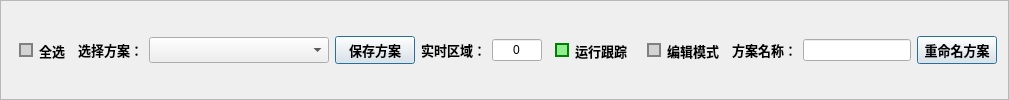
           <widget class="QFrame" name="frame_13">
            <property name="frameShape">
             <enum>QFrame::Shape::StyledPanel</enum>
            </property>
            <property name="frameShadow">
             <enum>QFrame::Shadow::Raised</enum>
            </property>
            <layout class="QGridLayout" name="gridLayout_13">
             <item row="0" column="8">
              <widget class="QLabel" name="label_23">
               <property name="font">
                <font>
                 <family>微软雅黑</family>
                 <pointsize>10</pointsize>
                 <bold>true</bold>
                </font>
               </property>
               <property name="text">
                <string>方案名称：</string>
               </property>
              </widget>
             </item>
             <item row="0" column="4">
              <widget class="QLabel" name="label_84">
               <property name="minimumSize">
                <size>
                 <width>60</width>
                 <height>0</height>
                </size>
               </property>
               <property name="font">
                <font>
                 <family>微软雅黑</family>
                 <pointsize>10</pointsize>
                 <bold>true</bold>
                </font>
               </property>
               <property name="text">
                <string>实时区域：</string>
               </property>
              </widget>
             </item>
             <item row="0" column="9">
              <widget class="QLineEdit" name="lineEdit_rename"/>
             </item>
             <item row="0" column="6">
              <widget class="QCheckBox" name="checkBox_follow">
               <property name="font">
                <font>
                 <family>微软雅黑</family>
                 <pointsize>10</pointsize>
                 <bold>true</bold>
                </font>
               </property>
               <property name="styleSheet">
                <string notr="true">QCheckBox{margin:6px;padding-left: 1px;padding-top: 1px;}
            
            QCheckBox::indicator:checked {
                background-color: lightgreen;
                border: 2px solid green;
            }
            QCheckBox::indicator:unchecked {
                background-color: lightgray;
                border: 2px solid gray;
            }
            QCheckBox::indicator {
                width: 10px;
                height: 10px;
            }</string>
               </property>
               <property name="text">
                <string>运行跟踪</string>
               </property>
               <property name="checked">
                <bool>true</bool>
               </property>
              </widget>
             </item>
             <item row="0" column="3">
              <widget class="QPushButton" name="pushButton_fsave">
               <property name="minimumSize">
                <size>
                 <width>80</width>
                 <height>0</height>
                </size>
               </property>
               <property name="font">
                <font>
                 <family>微软雅黑</family>
                 <pointsize>10</pointsize>
                 <bold>true</bold>
                </font>
               </property>
               <property name="focusPolicy">
                <enum>Qt::FocusPolicy::NoFocus</enum>
               </property>
               <property name="text">
                <string>保存方案</string>
               </property>
               <property name="default">
                <bool>true</bool>
               </property>
              </widget>
             </item>
             <item row="0" column="10">
              <widget class="QPushButton" name="pushButton_rename">
               <property name="font">
                <font>
                 <family>微软雅黑</family>
                 <pointsize>10</pointsize>
                 <bold>true</bold>
                </font>
               </property>
               <property name="focusPolicy">
                <enum>Qt::FocusPolicy::NoFocus</enum>
               </property>
               <property name="text">
                <string>重命名方案</string>
               </property>
               <property name="default">
                <bool>true</bool>
               </property>
              </widget>
             </item>
             <item row="0" column="1">
              <widget class="QLabel" name="label_22">
               <property name="font">
                <font>
                 <family>微软雅黑</family>
                 <pointsize>10</pointsize>
                 <bold>true</bold>
                </font>
               </property>
               <property name="text">
                <string>选择方案：</string>
               </property>
              </widget>
             </item>
             <item row="0" column="7">
              <widget class="QCheckBox" name="checkBox_test">
               <property name="font">
                <font>
                 <family>微软雅黑</family>
                 <pointsize>10</pointsize>
                 <bold>true</bold>
                </font>
               </property>
               <property name="styleSheet">
                <string notr="true">QCheckBox{margin:6px;padding-left: 1px;padding-top: 1px;}
            
            QCheckBox::indicator:checked {
                background-color: lightgreen;
                border: 2px solid green;
            }
            QCheckBox::indicator:unchecked {
                background-color: lightgray;
                border: 2px solid gray;
            }
            QCheckBox::indicator {
                width: 10px;
                height: 10px;
            }</string>
               </property>
               <property name="text">
                <string>编辑模式</string>
               </property>
              </widget>
             </item>
             <item row="0" column="5">
              <widget class="QLineEdit" name="lineEdit_area">
               <property name="maximumSize">
                <size>
                 <width>50</width>
                 <height>16777215</height>
                </size>
               </property>
               <property name="text">
                <string>0</string>
               </property>
               <property name="alignment">
                <set>Qt::AlignmentFlag::AlignCenter</set>
               </property>
               <property name="readOnly">
                <bool>true</bool>
               </property>
              </widget>
             </item>
             <item row="0" column="0">
              <widget class="QCheckBox" name="checkBox_selectall">
               <property name="font">
                <font>
                 <family>微软雅黑</family>
                 <pointsize>10</pointsize>
                 <bold>true</bold>
                </font>
               </property>
               <property name="styleSheet">
                <string notr="true">QCheckBox{margin:6px;padding-left: 1px;padding-top: 1px;}
            
            QCheckBox::indicator:checked {
                background-color: lightgreen;
                border: 2px solid green;
            }
            QCheckBox::indicator:unchecked {
                background-color: lightgray;
                border: 2px solid gray;
            }
            QCheckBox::indicator {
                width: 10px;
                height: 10px;
            }</string>
               </property>
               <property name="text">
                <string>全选</string>
               </property>
              </widget>
             </item>
             <item row="0" column="2">
              <widget class="QComboBox" name="comboBox_plan">
               <property name="minimumSize">
                <size>
                 <width>180</width>
                 <height>0</height>
                </size>
               </property>
               <property name="font">
                <font>
                 <family>微软雅黑</family>
                 <pointsize>10</pointsize>
                 <bold>true</bold>
                </font>
               </property>
               <property name="focusPolicy">
                <enum>Qt::FocusPolicy::NoFocus</enum>
               </property>
              </widget>
             </item>
            </layout>
           </widget>
